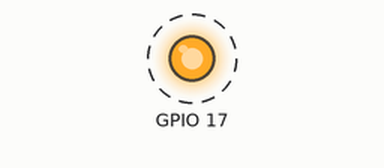
The program below on a simulated Raspberry Pi (BCM pin numbers). Shown: output pins drawn as LEDs (lit = HIGH). Dashed ring = blinking.

Above: at 0.5 s.
Timing chart, 0 to 4.6 s (numbered marks = the images above):
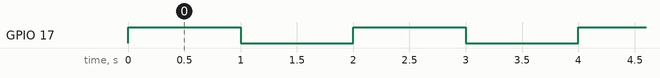

Measured:
- by itself, GPIO 17: alternates HIGH for 1.0 s and LOW for 1.0 s

The program:

hello_world_2.py
```python
import RPi.GPIO as GPIO
import time

GPIO.setwarnings(False)
GPIO.setmode(GPIO.BCM)
GPIO.setup(17, GPIO.OUT)

def led( pin, delay ):
    GPIO.output(pin, GPIO.HIGH)
    time.sleep(delay)
    GPIO.output(pin, GPIO.LOW)
    time.sleep(delay)

try:
    while True:

        led(17, 1)
except KeyboardInterrupt:
    GPIO.cleanup()
```
